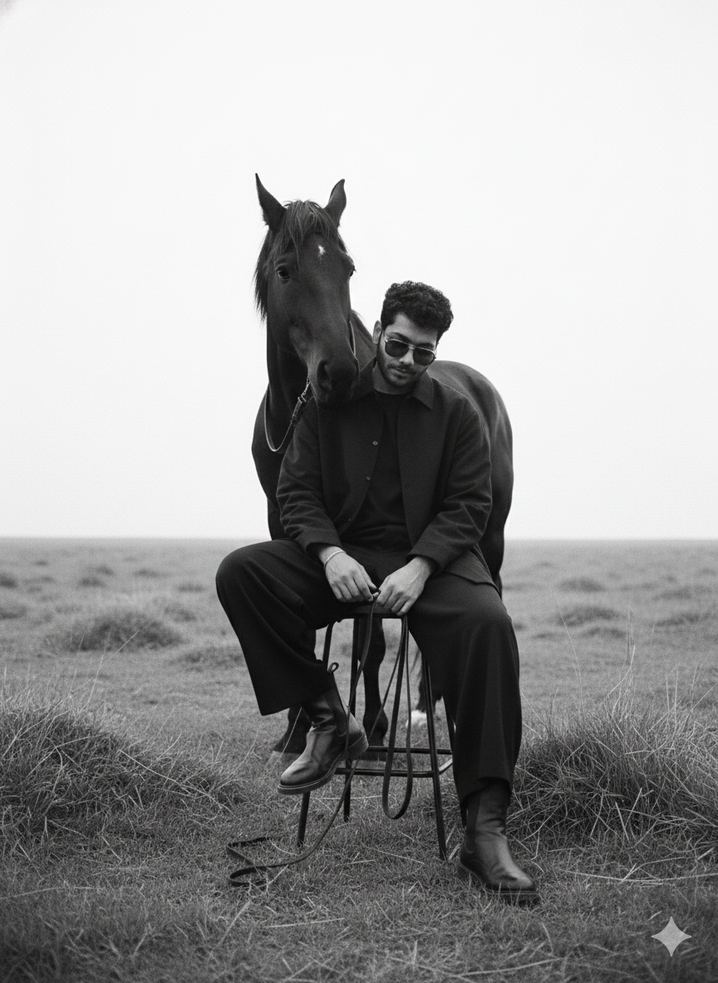
#> input picture ENSP354/image/hi.png, 718 x 983 px, shrunk from 864 x 1184 before the run
$ python lab2.1.py --input image/hi.png
#> lines starting #> are read from the running program, lines starting #| are printed output that depends on the picture
# ============================================================
# EXPERIMENT 3: Contrast Stretching + Histogram Equalization
# ============================================================

from pathlib import Path              # Path = safe file paths on Windows/Linux/Mac
import cv2                            # cv2 = OpenCV for image read/convert/save
import numpy as np                    # np = NumPy for array math
import matplotlib.pyplot as plt       # plt = Matplotlib for display
import argparse                       # argparse = read command-line arguments (--input)


def contrast_stretch(gray: np.ndarray) -> np.ndarray:
    """
    gray: grayscale image (uint8 array)

    This function performs contrast stretching:
    - find min intensity (gmin)
    - find max intensity (gmax)
    - map [gmin, gmax] -> [0, 255]
    """

    gmin = np.min(gray)               # minimum pixel value in the whole image
    gmax = np.max(gray)               # maximum pixel value in the whole image

    if gmax == gmin:                  # if all pixels are same, no contrast to stretch
        return gray.copy()            # return a copy to keep original unchanged

    gray_f = gray.astype(np.float32)  # convert to float to avoid integer rounding errors
    stretched = (gray_f - gmin) * 255.0 / (gmax - gmin)  # linear stretching formula
    return stretched.astype(np.uint8) # convert back to uint8 (0..255)


def main():
    # --------------------------------------------------------
    # Read command-line argument --input "C:\path\to\image.jpg"
    # --------------------------------------------------------
    parser = argparse.ArgumentParser(
        description="Experiment 3: Contrast Stretching & Histogram Equalization"
    )
    parser.add_argument(
        "--input",
        type=str,
        required=True,
        help="Absolute path of input image (example: C:\\Users\\...\\h.jpg)"
    )
    args = parser.parse_args()

    # Path(args.input) converts the input string into a Path object
    input_path = Path(args.input)

    # outputs folder in your ipcv-lab project
    out_dir = Path("outputs")
    out_dir.mkdir(exist_ok=True)

    # cv2.imread reads image from disk (OpenCV loads in BGR format)
    img_bgr = cv2.imread(str(input_path))
#> img_bgr is the input picture: shape (983, 718, 3); mean B, G, R 159, 159.2, 159.2
    if img_bgr is None:
        raise FileNotFoundError(f"OpenCV could not read: {input_path}")

    # Convert image to grayscale for histogram operations (single channel)
    gray = cv2.cvtColor(img_bgr, cv2.COLOR_BGR2GRAY)

    # A) Contrast Stretching
    stretched = contrast_stretch(gray)
#> in contrast_stretch, `gmin = np.min(gray)`: gmin = 0
#> in contrast_stretch, `gmax = np.max(gray)`: gmax = 255

    # B) Histogram Equalization (OpenCV built-in for uint8 grayscale)
    hist_eq = cv2.equalizeHist(gray)
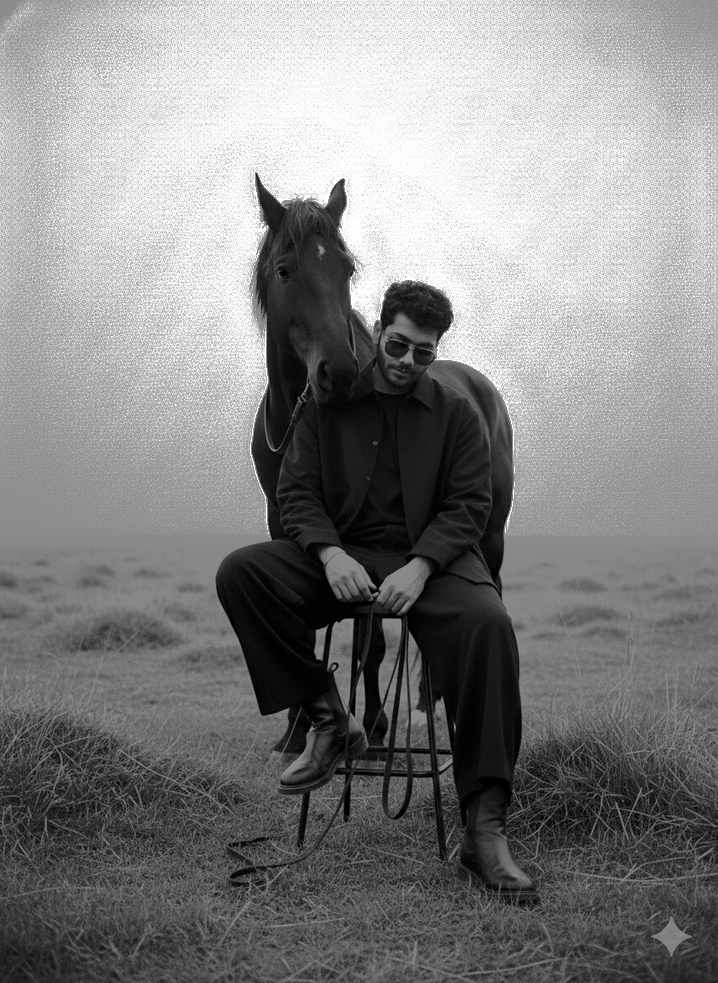
#> hist_eq: shape (983, 718); min 0, max 255, mean 131.3

    # Save outputs
    cv2.imwrite(str(out_dir / "exp03_gray.png"), gray)
    cv2.imwrite(str(out_dir / "exp03_contrast_stretched.png"), stretched)
    cv2.imwrite(str(out_dir / "exp03_hist_equalized.png"), hist_eq)

    # Display results
    plt.figure(figsize=(10, 6))

    plt.subplot(2, 2, 1)
    plt.imshow(gray, cmap="gray")
    plt.title("Original Gray")
    plt.axis("off")

    plt.subplot(2, 2, 2)
    plt.imshow(stretched, cmap="gray")
    plt.title("Contrast Stretched")
    plt.axis("off")

    plt.subplot(2, 2, 3)
    plt.imshow(hist_eq, cmap="gray")
    plt.title("Histogram Equalized")
    plt.axis("off")

    plt.subplot(2, 2, 4)
    plt.hist(gray.ravel(), bins=256)
    plt.title("Histogram (Original Gray)")

    plt.tight_layout()
    plt.show()
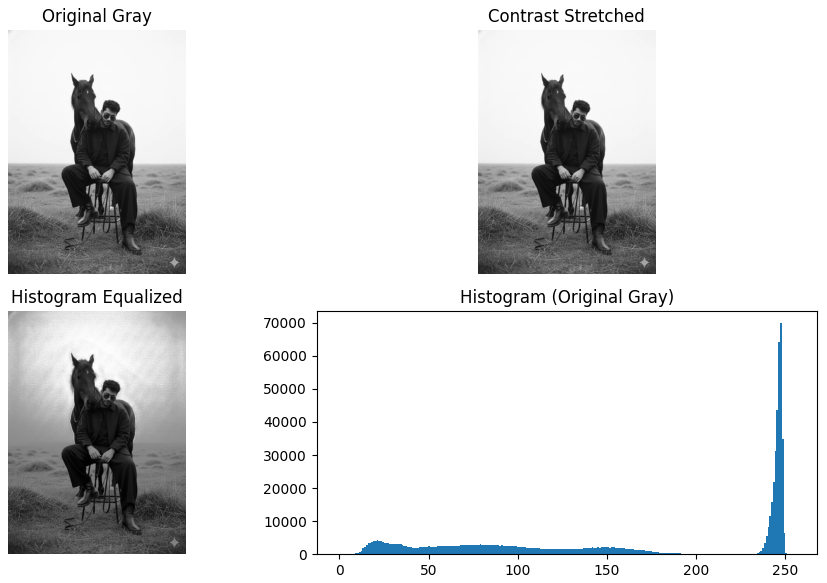
#> figure drawn by matplotlib, 4 panels; panel 4: tallest bar 70037 high, from x = 247 to 248

    print("=== Experiment 3 Done ===")
    print("Input:", input_path)
    print("Saved in:", out_dir.resolve())


if __name__ == "__main__":
    main()
